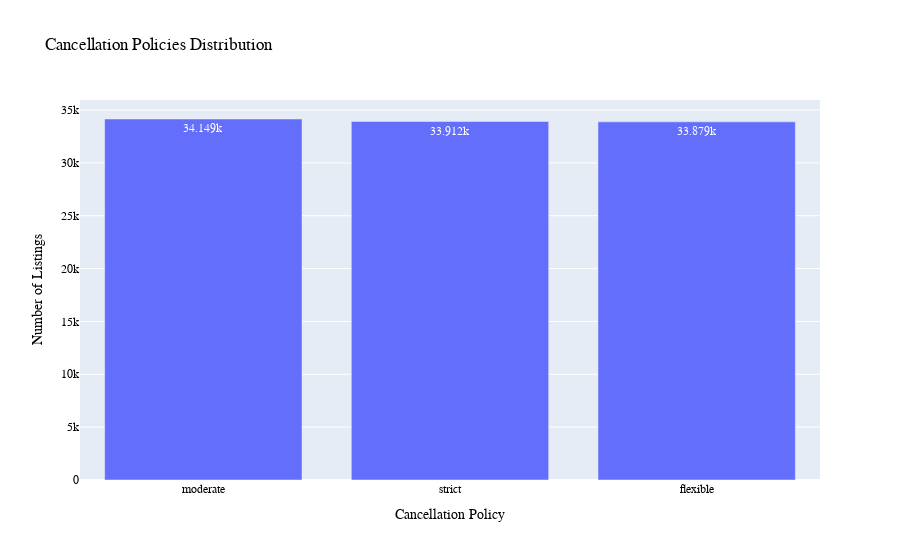

Notebook cell for this chart:
### Markdown cell above
<p align="left">
  <img src="AirbnbEDA\plot3.png">
  <br>
</p>

### Code cell
cancellation_policy_counts = air_data["cancellation_policy"].value_counts()

fig = px.bar(cancellation_policy_counts , 
             x= cancellation_policy_counts.index,
             y= cancellation_policy_counts.values,
             text_auto=True,
             title="Cancellation Policies Distribution"
)

fig.update_xaxes(title_text = "Cancellation Policy")
fig.update_yaxes(title_text = "Number of Listings")

fig.update_layout(font = dict(family = "Arial", size = 12 , color = "black"))

### Figure 1 — Plotly figure (JSON) as saved in the notebook; plotly's stock layout.template omitted (floating-point values rounded to 4 significant figures)
{"data": [{"alignmentgroup": "True", "hovertemplate": "cancellation_policy=%{x}<br>y=%{y}<extra></extra>", "legendgroup": "", "marker": {"color": "#636efa", "pattern": {"shape": ""}}, "name": "", "offsetgroup": "", "orientation": "v", "showlegend": false, "textposition": "auto", "texttemplate": "%{y}", "type": "bar", "x": ["moderate", "strict", "flexible"], "xaxis": "x", "y": [34149, 33912, 33879], "yaxis": "y"}], "layout": {"barmode": "relative", "font": {"color": "black", "family": "Arial", "size": 12}, "legend": {"tracegroupgap": 0}, "title": {"text": "Cancellation Policies Distribution"}, "xaxis": {"anchor": "y", "domain": [0, 1], "title": {"text": "Cancellation Policy"}}, "yaxis": {"anchor": "x", "domain": [0, 1], "title": {"text": "Number of Listings"}}}}
